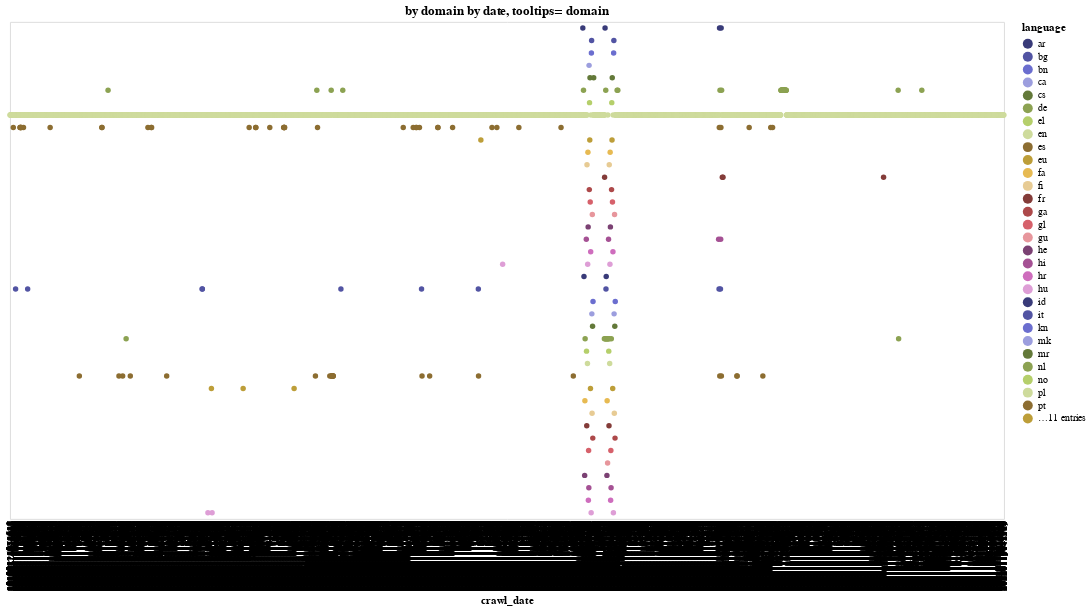

Notebook cell for this chart:
### Code cell
# Let's try a scatter plot
# source = data.cars()


# Another example of altair chart, in the form of a flowchart
alt.data_transformers.disable_max_rows()

selection = alt.selection_multi(fields=['language'], bind='legend')

crawl_stream = (
    alt.Chart(web_pages_count_byDomain)
        .mark_circle()
        .encode(
            alt.Tooltip("domain"),
            alt.X('crawl_date:O',
                axis=alt.Axis(domain=False, tickSize=0)
            ),
            alt.Y('language:O', stack='center', axis=None),
            alt.Color('language:N',
                scale=alt.Scale(scheme='category20b'),
            ),
            opacity=alt.condition(selection, alt.value(1), alt.value(0.2))
    ).interactive().add_selection(
            selection
        )
)

crawl_stream.properties(width=1000, height=500, title="by domain by date, tooltips= domain")

### Figure 1 — Vega-Lite specification as saved in the notebook (floating-point values rounded to 4 significant figures; data arrays with more than 128 entries replaced by an {"elided": "..."} marker saying what was removed)
{"config": {"view": {"continuousWidth": 400, "continuousHeight": 300}}, "data": {"name": "data-79bce2fe390174f03cfacc91d8919c4d"}, "mark": "circle", "encoding": {"color": {"type": "nominal", "field": "language", "scale": {"scheme": "category20b"}}, "opacity": {"condition": {"value": 1, "selection": "selector007"}, "value": 0.2}, "tooltip": {"type": "nominal", "field": "domain"}, "x": {"type": "ordinal", "axis": {"domain": false, "tickSize": 0}, "field": "crawl_date"}, "y": {"type": "ordinal", "axis": null, "field": "language", "stack": "center"}}, "height": 500, "selection": {"selector008": {"type": "interval", "bind": "scales", "encodings": ["x", "y"]}, "selector007": {"type": "multi", "fields": ["language"], "bind": "legend"}}, "title": "by domain by date, tooltips= domain", "width": 1000, "$schema": "https://vega.github.io/schema/vega-lite/v4.8.1.json", "datasets": {"data-79bce2fe390174f03cfacc91d8919c4d": {"elided": "4294 records"}}}
